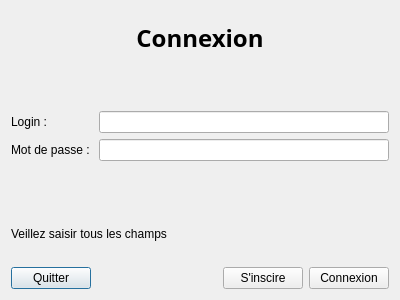
<?xml version="1.0" encoding="UTF-8"?>
<ui version="4.0">
 <class>DialogConnexion</class>
 <widget class="QDialog" name="DialogConnexion">
  <property name="geometry">
   <rect>
    <x>0</x>
    <y>0</y>
    <width>400</width>
    <height>300</height>
   </rect>
  </property>
  <property name="windowTitle">
   <string>Dialog</string>
  </property>
  <layout class="QVBoxLayout" name="verticalLayout_2">
   <item>
    <widget class="QLabel" name="labelConnexion">
     <property name="font">
      <font>
       <family>Gentium Basic</family>
       <pointsize>18</pointsize>
       <weight>75</weight>
       <bold>true</bold>
      </font>
     </property>
     <property name="text">
      <string>Connexion</string>
     </property>
     <property name="alignment">
      <set>Qt::AlignCenter</set>
     </property>
    </widget>
   </item>
   <item>
    <spacer name="verticalSpacer_2">
     <property name="orientation">
      <enum>Qt::Vertical</enum>
     </property>
     <property name="sizeType">
      <enum>QSizePolicy::Minimum</enum>
     </property>
     <property name="sizeHint" stdset="0">
      <size>
       <width>20</width>
       <height>40</height>
      </size>
     </property>
    </spacer>
   </item>
   <item>
    <layout class="QGridLayout" name="gridLayout">
     <item row="0" column="0">
      <widget class="QLabel" name="labelLogin">
       <property name="text">
        <string>Login : </string>
       </property>
      </widget>
     </item>
     <item row="0" column="1">
      <widget class="QLineEdit" name="LineLogin"/>
     </item>
     <item row="1" column="0">
      <widget class="QLabel" name="labelMDP">
       <property name="text">
        <string>Mot de passe : </string>
       </property>
      </widget>
     </item>
     <item row="1" column="1">
      <widget class="QLineEdit" name="LineMDP">
       <property name="echoMode">
        <enum>QLineEdit::Password</enum>
       </property>
      </widget>
     </item>
    </layout>
   </item>
   <item>
    <spacer name="verticalSpacer">
     <property name="orientation">
      <enum>Qt::Vertical</enum>
     </property>
     <property name="sizeType">
      <enum>QSizePolicy::Minimum</enum>
     </property>
     <property name="sizeHint" stdset="0">
      <size>
       <width>20</width>
       <height>40</height>
      </size>
     </property>
    </spacer>
   </item>
   <item>
    <widget class="QLabel" name="Erreur">
     <property name="text">
      <string>Veillez saisir tous les champs</string>
     </property>
    </widget>
   </item>
   <item>
    <layout class="QHBoxLayout" name="horizontalLayout">
     <item>
      <widget class="QPushButton" name="Quitter">
       <property name="text">
        <string>Quitter</string>
       </property>
      </widget>
     </item>
     <item>
      <spacer name="horizontalSpacer">
       <property name="orientation">
        <enum>Qt::Horizontal</enum>
       </property>
       <property name="sizeHint" stdset="0">
        <size>
         <width>40</width>
         <height>20</height>
        </size>
       </property>
      </spacer>
     </item>
     <item>
      <widget class="QPushButton" name="inscrire">
       <property name="text">
        <string>S'inscire</string>
       </property>
      </widget>
     </item>
     <item>
      <widget class="QPushButton" name="Connexion">
       <property name="text">
        <string>Connexion</string>
       </property>
      </widget>
     </item>
    </layout>
   </item>
  </layout>
 </widget>
 <resources/>
 <connections/>
</ui>
